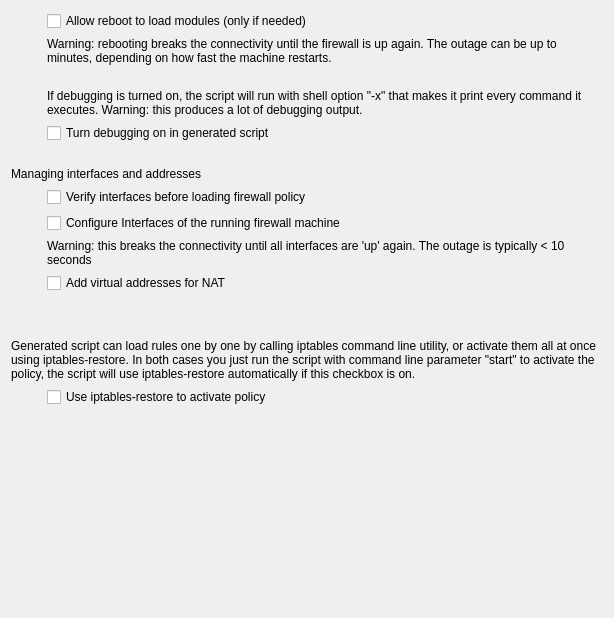
     <widget class="QWidget" name="tab4">
      <attribute name="title">
       <string>Script</string>
      </attribute>
      <layout class="QGridLayout" name="gridLayout_4">
       <item row="0" column="0">
        <spacer>
         <property name="orientation">
          <enum>Qt::Horizontal</enum>
         </property>
         <property name="sizeType">
          <enum>QSizePolicy::Fixed</enum>
         </property>
         <property name="sizeHint" stdset="0">
          <size>
           <width>30</width>
           <height>20</height>
          </size>
         </property>
        </spacer>
       </item>
       <item row="0" column="1">
        <widget class="QCheckBox" name="allowReboot">
         <property name="sizePolicy">
          <sizepolicy hsizetype="MinimumExpanding" vsizetype="Fixed">
           <horstretch>0</horstretch>
           <verstretch>0</verstretch>
          </sizepolicy>
         </property>
         <property name="text">
          <string>Allow reboot to load modules (only if needed)</string>
         </property>
        </widget>
       </item>
       <item row="2" column="1">
        <spacer name="verticalSpacer_4">
         <property name="orientation">
          <enum>Qt::Vertical</enum>
         </property>
         <property name="sizeType">
          <enum>QSizePolicy::Fixed</enum>
         </property>
         <property name="sizeHint" stdset="0">
          <size>
           <width>556</width>
           <height>18</height>
          </size>
         </property>
        </spacer>
       </item>
       <item row="5" column="1">
        <widget class="QCheckBox" name="iptDebug">
         <property name="sizePolicy">
          <sizepolicy hsizetype="MinimumExpanding" vsizetype="Fixed">
           <horstretch>0</horstretch>
           <verstretch>0</verstretch>
          </sizepolicy>
         </property>
         <property name="text">
          <string>Turn debugging on in generated script</string>
         </property>
        </widget>
       </item>
       <item row="6" column="1">
        <spacer name="verticalSpacer_3">
         <property name="orientation">
          <enum>Qt::Vertical</enum>
         </property>
         <property name="sizeType">
          <enum>QSizePolicy::Fixed</enum>
         </property>
         <property name="sizeHint" stdset="0">
          <size>
           <width>556</width>
           <height>18</height>
          </size>
         </property>
        </spacer>
       </item>
       <item row="7" column="0" colspan="2">
        <widget class="QLabel" name="label_3">
         <property name="text">
          <string>Managing interfaces and addresses</string>
         </property>
        </widget>
       </item>
       <item row="8" column="1">
        <widget class="QCheckBox" name="verifyInterfaces">
         <property name="sizePolicy">
          <sizepolicy hsizetype="MinimumExpanding" vsizetype="Fixed">
           <horstretch>0</horstretch>
           <verstretch>0</verstretch>
          </sizepolicy>
         </property>
         <property name="text">
          <string>Verify interfaces before loading firewall policy</string>
         </property>
        </widget>
       </item>
       <item row="9" column="1">
        <widget class="QCheckBox" name="configureInterfaces">
         <property name="sizePolicy">
          <sizepolicy hsizetype="MinimumExpanding" vsizetype="Fixed">
           <horstretch>0</horstretch>
           <verstretch>0</verstretch>
          </sizepolicy>
         </property>
         <property name="text">
          <string>Configure Interfaces of the running firewall machine</string>
         </property>
        </widget>
       </item>
       <item row="11" column="1">
        <widget class="QCheckBox" name="addVirtualsforNAT">
         <property name="sizePolicy">
          <sizepolicy hsizetype="MinimumExpanding" vsizetype="Fixed">
           <horstretch>0</horstretch>
           <verstretch>0</verstretch>
          </sizepolicy>
         </property>
         <property name="text">
          <string>Add virtual addresses for NAT</string>
         </property>
        </widget>
       </item>
       <item row="12" column="1">
        <spacer name="verticalSpacer_2">
         <property name="orientation">
          <enum>Qt::Vertical</enum>
         </property>
         <property name="sizeType">
          <enum>QSizePolicy::Fixed</enum>
         </property>
         <property name="sizeHint" stdset="0">
          <size>
           <width>556</width>
           <height>40</height>
          </size>
         </property>
        </spacer>
       </item>
       <item row="13" column="0" colspan="2">
        <widget class="QLabel" name="label_5">
         <property name="text">
          <string>Generated script can load rules one by one by calling iptables command line utility, or activate them all at once using iptables-restore. In both cases you just run the script with command line parameter &quot;start&quot; to activate the policy, the script will use iptables-restore automatically if this checkbox is on.</string>
         </property>
         <property name="wordWrap">
          <bool>true</bool>
         </property>
        </widget>
       </item>
       <item row="14" column="1">
        <widget class="QCheckBox" name="iptablesRestoreActivation">
         <property name="sizePolicy">
          <sizepolicy hsizetype="MinimumExpanding" vsizetype="Fixed">
           <horstretch>0</horstretch>
           <verstretch>0</verstretch>
          </sizepolicy>
         </property>
         <property name="toolTip">
          <string>iptables-restore replaces firewall policy in one atomic transaction</string>
         </property>
         <property name="text">
          <string>Use iptables-restore to activate policy</string>
         </property>
        </widget>
       </item>
       <item row="15" column="1">
        <spacer>
         <property name="orientation">
          <enum>Qt::Vertical</enum>
         </property>
         <property name="sizeType">
          <enum>QSizePolicy::Expanding</enum>
         </property>
         <property name="sizeHint" stdset="0">
          <size>
           <width>20</width>
           <height>200</height>
          </size>
         </property>
        </spacer>
       </item>
       <item row="1" column="1">
        <widget class="QLabel" name="label_6">
         <property name="text">
          <string>Warning: rebooting breaks the connectivity until the firewall is up again. The outage can be up to minutes, depending on how fast the machine restarts.</string>
         </property>
         <property name="wordWrap">
          <bool>true</bool>
         </property>
        </widget>
       </item>
       <item row="3" column="1">
        <widget class="QLabel" name="label_7">
         <property name="text">
          <string>If debugging is turned on, the script will run with shell option &quot;-x&quot; that makes it print every command it executes. Warning: this produces a lot of debugging output.</string>
         </property>
         <property name="wordWrap">
          <bool>true</bool>
         </property>
        </widget>
       </item>
       <item row="10" column="1">
        <widget class="QLabel" name="label_8">
         <property name="text">
          <string>Warning: this breaks the connectivity until all interfaces are 'up' again. The outage is typically &lt; 10 seconds </string>
         </property>
         <property name="wordWrap">
          <bool>true</bool>
         </property>
        </widget>
       </item>
      </layout>
     </widget>
